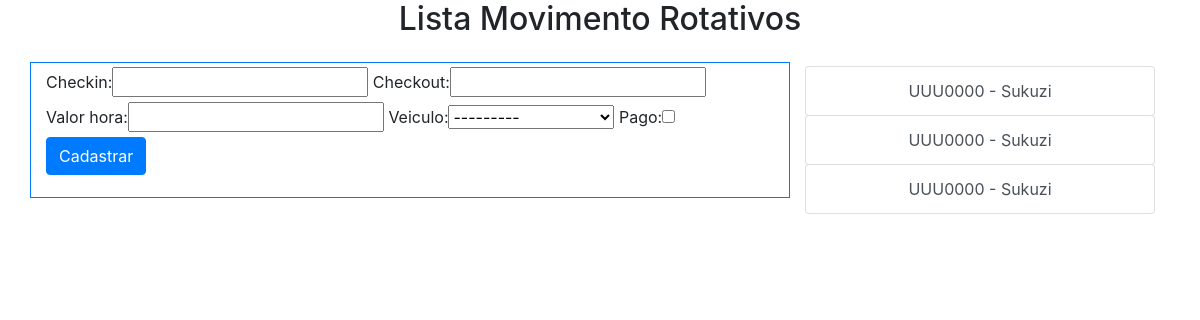
The app's page /core/rotativos/, older data.
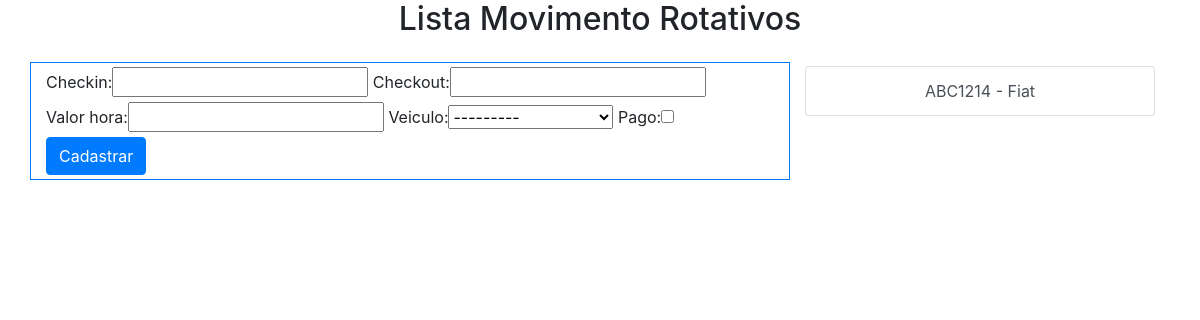
The same page, newer data.
### core/models.py (models this page shows, shortened)
class MovRotativo(models.Model):
	checkin = models.DateTimeField(auto_now=False)
	checkout = models.DateTimeField(auto_now=False, null=True, blank=True)
	valor_hora = models.DecimalField(max_digits=5, decimal_places=2)
	veiculo = models.ForeignKey(Veiculo, on_delete=models.CASCADE)
	pago = models.BooleanField(default=False)

class Veiculo(models.Model):
	marca = models.ForeignKey(Marca, on_delete=models.CASCADE)
	placa = models.CharField(max_length=7)
	cor = models.CharField(max_length=15)
	observacoes = models.TextField()
	proprietario = models.ForeignKey(Pessoa, on_delete=models.CASCADE)
	def __str__(self):
		return self.placa + " - " + self.marca.nome

class Marca(models.Model):
	nome = models.CharField(max_length=50)

### core/views.py (the view)
# urls.py: path('rotativos/', lista_mov_rotativos, name='core_lista_mov_rotativos'),
def lista_mov_rotativos(request):
	mov_rotativos = MovRotativo.objects.all()
	form = MovRotativoForm()
	data = {'mov_rotativos': mov_rotativos, 'form': form}
	return render(request, 'core/lista_mov_rotativos.html', data)

### core/forms.py
class MovRotativoForm(ModelForm):
	class Meta:
		model = MovRotativo
		fields = '__all__'

### core/templates/core/lista_mov_rotativos.html (shortened to what this page needs)
{% extends 'base.html' %}
{% load bootstrap %}
{% block main %}
<div class="row mb-3">
	<div class="col-sm-12 text-center">
		<h2>Lista Movimento Rotativos</h2>
	</div>
</div>
<div class="row">
	<div class="col-sm-8 table table-bordered pt-1 pb-1 border border-primary"
	style="max-height: 440px">
		<form class="" action="{% url 'core_cadastra_mov_rotativos' %}"
		method="POST">
		{{ form|bootstrap }}
			<button class="btn btn-primary"
			type="submit">Cadastrar</button>
		</form>
	</div>
	<div class="col-sm-4 pt-1 text-center">
		<div class="list-group">
			{% for rotativo in mov_rotativos %}
			<a href="{% url 'core_update_rotativos' rotativo.id %}" class="list-group-item list-group-item-action btn btn-primary"
			role="button" aria-pressed="true">
   			{{ rotativo.veiculo }}
  			</a>
			{% endfor %}
		</div>
	</div>
</div>
{% endblock %}

Row changes from the older to the newer data that the page shows:
removed MovRotativo: veiculo "UUU0000 - Sukuzi"
removed MovRotativo: veiculo "UUU0000 - Sukuzi"
removed MovRotativo: veiculo "UUU0000 - Sukuzi"
added MovRotativo: veiculo "ABC1214 - Fiat"
